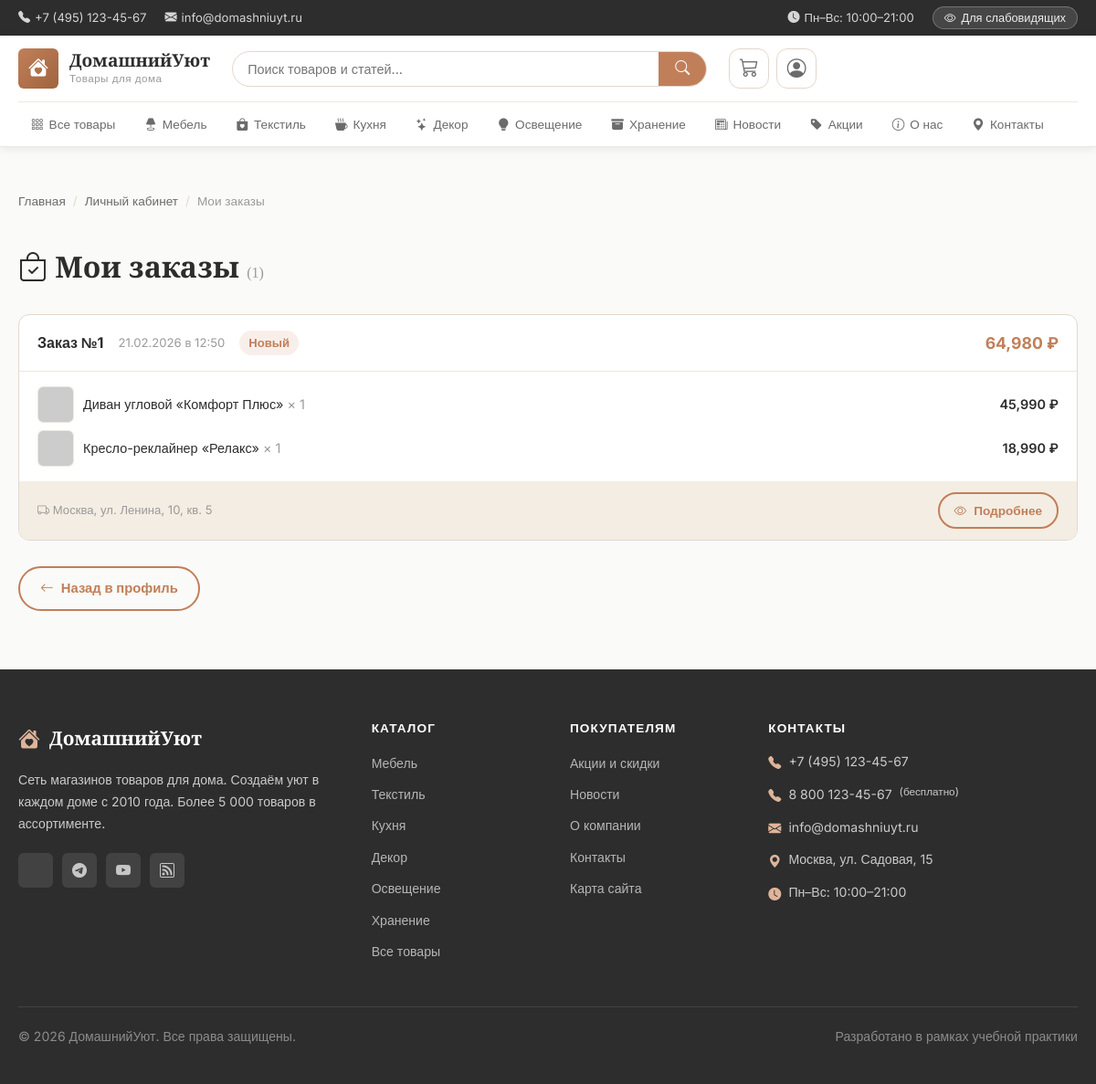
Screenshot of /profile/orders (signed in) with the database file from the repository.
### app.py (models this page shows, shortened)
class Category(db.Model):
    __tablename__ = 'categories'
    id          = db.Column(db.Integer, primary_key=True)
    name        = db.Column(db.String(100), nullable=False)
    slug        = db.Column(db.String(100), unique=True, nullable=False)
    description = db.Column(db.Text)
    icon        = db.Column(db.String(50), default='bi-box')
    order       = db.Column(db.Integer, default=0)
    products = db.relationship('Product', backref='category', lazy=True)

class Order(db.Model):
    __tablename__ = 'orders'
    STATUS_NEW        = 'new'
    STATUS_PROCESSING = 'processing'
    STATUS_SHIPPED    = 'shipped'
    STATUS_DELIVERED  = 'delivered'
    STATUS_CANCELLED  = 'cancelled'
    STATUS_LABELS = {
        'new':        'Новый',
        'processing': 'В обработке',
        'shipped':    'Отправлен',
        'delivered':  'Доставлен',
        'cancelled':  'Отменён',
    }
    id             = db.Column(db.Integer, primary_key=True)
    user_id        = db.Column(db.Integer, db.ForeignKey('users.id'), nullable=True)
    full_name      = db.Column(db.String(200), nullable=False)
    phone          = db.Column(db.String(30),  nullable=False)
    email          = db.Column(db.String(200), nullable=False)
    delivery_type  = db.Column(db.String(20), default='courier')   # courier / pickup
    address        = db.Column(db.String(400))                      # для курьера
    payment_type   = db.Column(db.String(20), default='cash')      # cash / card / online
    comment        = db.Column(db.Text)
    total          = db.Column(db.Float, nullable=False, default=0)
    promo_code     = db.Column(db.String(50))
    status         = db.Column(db.String(20), default='new', nullable=False)
    created_at     = db.Column(db.DateTime, default=datetime.utcnow)
    items    = db.relationship('OrderItem', backref='order', lazy=True,
                               cascade='all, delete-orphan')
    customer = db.relationship('User', backref='orders', lazy=True)
    @property
    def status_label(self):
        return self.STATUS_LABELS.get(self.status, self.status)

class OrderItem(db.Model):
    __tablename__ = 'order_items'
    id           = db.Column(db.Integer, primary_key=True)
    order_id     = db.Column(db.Integer, db.ForeignKey('orders.id'), nullable=False)
    product_id   = db.Column(db.Integer, db.ForeignKey('products.id'), nullable=True)
    product_name = db.Column(db.String(200), nullable=False)   # копия на момент заказа
    price        = db.Column(db.Float, nullable=False)
    qty          = db.Column(db.Integer, nullable=False, default=1)
    product = db.relationship('Product', lazy=True)
    @property
    def subtotal(self):
        return self.price * self.qty

### app.py (the view)
@app.route('/profile/orders')
@login_required
def profile_orders():
    orders = (Order.query
              .filter_by(user_id=current_user.id)
              .order_by(Order.created_at.desc())
              .all())
    return render_template('profile_orders.html', orders=orders)

### app.py (called while the page is built)
@login_manager.user_loader
def load_user(user_id):
    return User.query.get(int(user_id))

@app.context_processor
def inject_globals():
    cats = Category.query.order_by(Category.order).all()
    cart = session.get('cart', {})
    cart_count = sum(cart.values()) if cart else 0
    return {
        'categories': cats,
        'cart_count': cart_count,
        'current_year': datetime.utcnow().year,
        'site_name': 'ДомашнийУют',
    }

    def is_manager(self) -> bool:
        return self.role in ('admin', 'manager')

### templates/profile_orders.html (shortened to what this page needs)
{% extends 'base.html' %}
{% block content %}
<div class="container" style="padding-top:32px;padding-bottom:64px;">
  <nav class="breadcrumb" aria-label="Путь навигации" style="margin-bottom:24px;">
    <a href="{{ url_for('index') }}">Главная</a>
    <span class="breadcrumb-sep" aria-hidden="true">/</span>
    <a href="{{ url_for('profile') }}">Личный кабинет</a>
    <span class="breadcrumb-sep" aria-hidden="true">/</span>
    <span aria-current="page">Мои заказы</span>
  </nav>
  <h1 style="margin-bottom:32px;">
    <i class="bi bi-bag-check" aria-hidden="true"></i> Мои заказы
    <span style="font-size:1rem;color:var(--text-muted);font-weight:400;">({{ orders|length }})</span>
  </h1>
  {% if orders %}
  <div style="display:flex;flex-direction:column;gap:16px;">
    {% for order in orders %}
    <article style="background:var(--bg-surface);border:1px solid var(--border);border-radius:var(--r-md);overflow:hidden;">
      <div style="padding:16px 20px;display:flex;justify-content:space-between;align-items:center;
                  flex-wrap:wrap;gap:10px;border-bottom:1px solid var(--border-light);">
        <div style="display:flex;align-items:center;gap:16px;flex-wrap:wrap;">
          <span style="font-weight:700;font-size:1rem;">Заказ №{{ order.id }}</span>
          <span style="font-size:.82rem;color:var(--text-muted);">
            {{ order.created_at.strftime('%d.%m.%Y в %H:%M') }}
          </span>
          {% set status_colors = {
            'new': ('rgba(193,127,89,.12)', 'var(--primary)'),
            'processing': ('rgba(25,118,210,.1)', '#1976D2'),
            'shipped': ('rgba(251,140,0,.1)', '#E65100'),
            'delivered': ('rgba(74,124,89,.12)', 'var(--success)'),
            'cancelled': ('rgba(198,40,40,.1)', 'var(--danger)'),
          } %}
          {% set bg, color = status_colors.get(order.status, ('var(--bg-muted)', 'var(--text-muted)')) %}
          <span style="display:inline-block;padding:3px 10px;border-radius:var(--r-full);
                       background:{{ bg }};color:{{ color }};font-weight:600;font-size:.82rem;">
            {{ order.status_label }}
          </span>
        </div>
        <div style="font-size:1.1rem;font-weight:700;color:var(--primary);">
          {{ '{:,.0f}'.format(order.total) }} ₽
        </div>
      </div>
      <div style="padding:16px 20px;display:flex;flex-direction:column;gap:8px;">
        {% for item in order.items %}
        <div style="display:flex;justify-content:space-between;align-items:center;gap:12px;font-size:.9rem;">
          <div style="display:flex;align-items:center;gap:10px;">
            {% if item.product and item.product.image %}
            <img src="{{ item.product.image }}" alt="" loading="lazy"
                 style="width:40px;height:40px;object-fit:cover;border-radius:6px;flex-shrink:0;border:1px solid var(--border-light);">
            {% endif %}
            <span>
              {{ item.product_name }}
              <span style="color:var(--text-muted);">× {{ item.qty }}</span>
            </span>
          </div>
          <span style="white-space:nowrap;font-weight:600;">{{ '{:,.0f}'.format(item.subtotal) }} ₽</span>
        </div>
        {% endfor %}
      </div>
      <div style="padding:12px 20px;background:var(--bg-muted);display:flex;
                  justify-content:space-between;align-items:center;flex-wrap:wrap;gap:8px;">
        <div style="font-size:.82rem;color:var(--text-muted);">
          {% if order.delivery_type == 'pickup' %}
          <i class="bi bi-shop" aria-hidden="true"></i> Самовывоз
          {% else %}
          <i class="bi bi-truck" aria-hidden="true"></i> {{ order.address }}
          {% endif %}
        </div>
        <a href="{{ url_for('order_success', order_id=order.id) }}" class="btn btn-outline btn-sm">
          <i class="bi bi-eye" aria-hidden="true"></i> Подробнее
        </a>
      </div>
    </article>
    {% endfor %}
  </div>
  {% endif %}
  <div style="margin-top:28px;">
    <a href="{{ url_for('profile') }}" class="btn btn-outline">
      <i class="bi bi-arrow-left" aria-hidden="true"></i> Назад в профиль
    </a>
  </div>
</div>
{% endblock %}

### templates/base.html (shortened to what this page needs)
<!DOCTYPE html>
<html lang="ru">
<head>
  <link rel="stylesheet" href="https://cdn.jsdelivr.net/npm/bootstrap-icons@1.11.3/font/bootstrap-icons.css">
  <link rel="stylesheet" href="{{ url_for('static', filename='css/main.css') }}?v=3" id="main-css">
  <link rel="stylesheet" href="{{ url_for('static', filename='css/accessibility.css') }}?v=3" id="access-css" disabled>
</head>
<body class="standard-theme">
<header class="site-header" role="banner">
  <div class="header-top">
    <div class="container">
      <div class="header-top-inner">
        <div class="header-contacts">
          <a href="tel:+74951234567" aria-label="Позвонить">
            <i class="bi bi-telephone-fill" aria-hidden="true"></i> +7 (495) 123-45-67
          </a>
          <a href="mailto:info@domashniuyt.ru" aria-label="Написать письмо">
            <i class="bi bi-envelope-fill" aria-hidden="true"></i> info@domashniuyt.ru
          </a>
        </div>
        <div class="header-top-links">
          <span class="work-hours">
            <i class="bi bi-clock-fill" aria-hidden="true"></i> Пн–Вс: 10:00–21:00
          </span>
          <button class="theme-toggle" id="themeToggle" onclick="toggleTheme()"
                  aria-label="Переключить тему для слабовидящих" type="button">
            <i class="bi bi-eye" aria-hidden="true"></i>
            <span class="toggle-text">Для слабовидящих</span>
          </button>
        </div>
      </div>
    </div>
  </div>
  <nav class="main-nav" role="navigation" aria-label="Основное меню">
    <div class="container">
      <div class="nav-inner">
        <a href="{{ url_for('index') }}" class="logo" aria-label="ДомашнийУют — главная страница">
          <div class="logo-icon" aria-hidden="true">
            <i class="bi bi-house-heart-fill"></i>
          </div>
          <div class="logo-text">
            <span class="logo-name">{{ site_name }}</span>
            <span class="logo-tagline">Товары для дома</span>
          </div>
        </a>
        <div class="nav-search" role="search">
          <form action="{{ url_for('search') }}" method="GET" class="search-form"
                aria-label="Поиск по сайту">
            <input type="text" name="q" id="searchInput"
                   placeholder="Поиск товаров и статей..."
                   autocomplete="off"
                   value="{{ request.args.get('q', '') }}"
                   aria-autocomplete="list"
                   aria-controls="searchSuggestions">
            <button type="submit" aria-label="Найти">
              <i class="bi bi-search" aria-hidden="true"></i>
            </button>
          </form>
        </div>
        <div class="nav-actions">
          <a href="{{ url_for('cart_view') }}" class="nav-action" aria-label="Корзина{% if cart_count %}: {{ cart_count }} товар(ов){% endif %}">
            <i class="bi bi-cart3" aria-hidden="true"></i>
          </a>
          {% if current_user.is_authenticated %}
          <div class="nav-user-menu" id="userMenuWrap">
            <button class="nav-action user-btn" type="button"
                    id="userMenuBtn"
                    aria-label="Меню пользователя {{ current_user.username }}"
                    aria-haspopup="true"
                    aria-expanded="false">
              <i class="bi bi-person-circle" aria-hidden="true"></i>
            </button>
          </div>
          {% else %}
          <a href="{{ url_for('login') }}" class="nav-action" aria-label="Войти в аккаунт">
            <i class="bi bi-person" aria-hidden="true"></i>
          </a>
          {% endif %}
        </div>
      </div>
      <div class="category-nav" id="categoryNav" role="navigation" aria-label="Категории товаров">
        <ul class="category-menu">
          <li>
            <a href="{{ url_for('catalog') }}"
               {% if request.endpoint == 'catalog' and not request.view_args.get('category_slug') %}class="active"{% endif %}>
              <i class="bi bi-grid-3x3-gap" aria-hidden="true"></i> Все товары
            </a>
          </li>
          {% for cat in categories %}
          <li>
            <a href="{{ url_for('catalog', category_slug=cat.slug) }}"
               {% if request.view_args and request.view_args.get('category_slug') == cat.slug %}class="active"{% endif %}>
              <i class="bi {{ cat.icon }}" aria-hidden="true"></i> {{ cat.name }}
            </a>
          </li>
          {% endfor %}
          <li>
            <a href="{{ url_for('news') }}"
               {% if request.endpoint in ('news','news_detail') %}class="active"{% endif %}>
              <i class="bi bi-newspaper" aria-hidden="true"></i> Новости
            </a>
          </li>
          <li>
            <a href="{{ url_for('promotions') }}"
               {% if request.endpoint == 'promotions' %}class="active"{% endif %}>
              <i class="bi bi-tag-fill" aria-hidden="true"></i> Акции
            </a>
          </li>
          <li>
            <a href="{{ url_for('about') }}"
               {% if request.endpoint == 'about' %}class="active"{% endif %}>
              <i class="bi bi-info-circle" aria-hidden="true"></i> О нас
            </a>
          </li>
          <li>
            <a href="{{ url_for('contacts') }}"
               {% if request.endpoint == 'contacts' %}class="active"{% endif %}>
              <i class="bi bi-geo-alt-fill" aria-hidden="true"></i> Контакты
            </a>
          </li>
        </ul>
      </div>
    </div>
  </nav>
</header>
<main class="main-content" id="main-content" role="main">
  {% block content %}{% endblock %}
</main>
<footer class="site-footer" role="contentinfo">
  <div class="container">
    <div class="footer-grid">
      <div class="footer-col">
        <div class="footer-logo">
          <i class="bi bi-house-heart-fill" aria-hidden="true"></i>
          <span>{{ site_name }}</span>
        </div>
        <p>Сеть магазинов товаров для дома. Создаём уют в каждом доме с 2010 года. Более 5 000 товаров в ассортименте.</p>
        <div class="social-links" aria-label="Социальные сети">
          <a href="#" aria-label="ВКонтакте"></a>
          <a href="#" aria-label="Telegram"><i class="bi bi-telegram" aria-hidden="true"></i></a>
          <a href="#" aria-label="YouTube"><i class="bi bi-youtube" aria-hidden="true"></i></a>
          <a href="#" aria-label="Дзен"><i class="bi bi-rss" aria-hidden="true"></i></a>
        </div>
      </div>
      <div class="footer-col">
        <h4>Каталог</h4>
        <ul>
          {% for cat in categories %}
          <li><a href="{{ url_for('catalog', category_slug=cat.slug) }}">{{ cat.name }}</a></li>
          {% endfor %}
          <li><a href="{{ url_for('catalog') }}">Все товары</a></li>
        </ul>
      </div>
      <div class="footer-col">
        <h4>Покупателям</h4>
        <ul>
          <li><a href="{{ url_for('promotions') }}">Акции и скидки</a></li>
          <li><a href="{{ url_for('news') }}">Новости</a></li>
          <li><a href="{{ url_for('about') }}">О компании</a></li>
          <li><a href="{{ url_for('contacts') }}">Контакты</a></li>
          <li><a href="{{ url_for('sitemap') }}">Карта сайта</a></li>
        </ul>
      </div>
      <div class="footer-col">
        <h4>Контакты</h4>
        <div class="footer-contacts">
          <p><i class="bi bi-telephone-fill" aria-hidden="true"></i>
            <a href="tel:+74951234567">+7 (495) 123-45-67</a></p>
          <p><i class="bi bi-telephone-fill" aria-hidden="true"></i>
            <a href="tel:+78001234567">8 800 123-45-67</a> <small>(бесплатно)</small></p>
          <p><i class="bi bi-envelope-fill" aria-hidden="true"></i>
            <a href="mailto:info@domashniuyt.ru">info@domashniuyt.ru</a></p>
          <p><i class="bi bi-geo-alt-fill" aria-hidden="true"></i> Москва, ул. Садовая, 15</p>
          <p><i class="bi bi-clock-fill" aria-hidden="true"></i> Пн–Вс: 10:00–21:00</p>
        </div>
      </div>
    </div>
    <div class="footer-bottom">
      <p>&copy; {{ current_year }} {{ site_name }}. Все права защищены.</p>
      <p>Разработано в рамках учебной практики</p>
    </div>
  </div>
</footer>
</body>
</html>

### rows the page displays
Category: name "Мебель"
Category: name "Текстиль"
Category: name "Кухня"
Category: name "Декор"
Category: name "Освещение"
Category: name "Хранение"
Order: id "1", created_at "21.02.2026 в 12:50", status_label "Новый", total "64,980", address "Москва, ул. Ленина, 10, кв. 5"
OrderItem: product_name "Диван угловой «Комфорт Плюс»", qty "1", subtotal "45,990"
OrderItem: product_name "Кресло-реклайнер «Релакс»", qty "1", subtotal "18,990"

### other values shown
{{ site_name }} "ДомашнийУют"
{{ orders|length }} "1"
